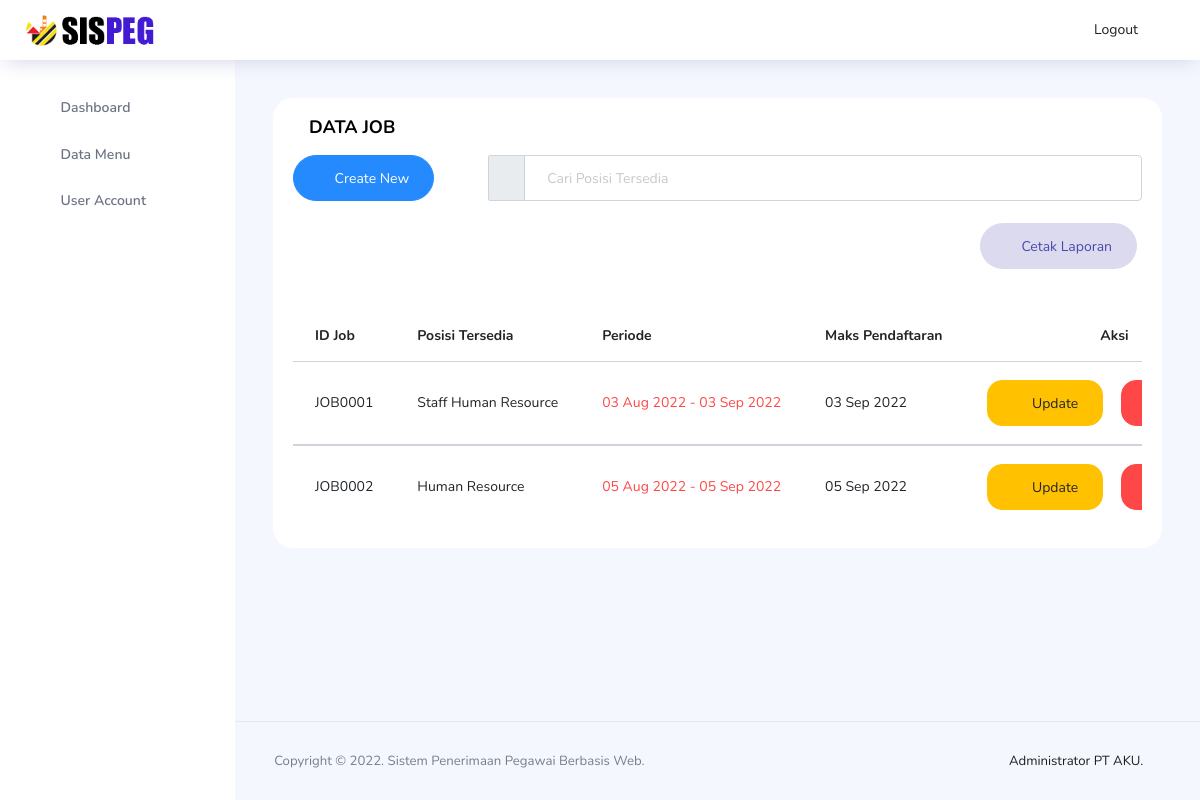
Screenshot of /backend-hrd/pages/hal-job/job.php (signed in) with the database file from the repository.
### tables this page shows
CREATE TABLE `job` (
  `idjob` varchar(50) NOT NULL,
  `jobname` varchar(30) NOT NULL,
  `jobqualification` text NOT NULL,
  `jobdesc` text NOT NULL,
  `jobstart` date NOT NULL,
  `jobend` date NOT NULL,
  `registerend` date NOT NULL,
  `jobadded` timestamp NOT NULL DEFAULT current_timestamp(),
  `jobloc` text NOT NULL,
  `workingtype` varchar(25) NOT NULL
);

### backend-hrd/pages/hal-job/job.php (the view, shortened to what this page needs)
<?php
include "../../../koneksi.php";
?>
<!DOCTYPE html>
<html lang="en">
<head>
  <link rel="stylesheet" href="../../vendors/feather/feather.css">
  <link rel="stylesheet" href="../../vendors/ti-icons/css/themify-icons.css">
  <link rel="stylesheet" href="../../vendors/css/vendor.bundle.base.css">
  <link rel="stylesheet" href="../../vendors/mdi/css/materialdesignicons.min.css">
  <link rel="stylesheet" href="../../css/vertical-layout-light/style.css">
  <link rel='stylesheet' href='https://cdn.jsdelivr.net/npm/sweetalert2@7.12.15/dist/sweetalert2.min.css'>
</head>
<body>
</head>
<body>
  <div class="container-scroller">
    <nav class="navbar col-lg-12 col-12 p-0 fixed-top d-flex flex-row">
      <div class="text-center navbar-brand-wrapper d-flex align-items-center justify-content-center">
        <a class="navbar-brand brand-logo mr-5" href="../../index.php"><img src="../../images/logo aku-nobg-tex.png" class="mr-2" alt="logo"/></a>
      </div>
      <div class="navbar-menu-wrapper d-flex align-items-center justify-content-end">
        <button class="navbar-toggler navbar-toggler align-self-center" type="button" data-toggle="minimize">
          <span class="icon-menu"></span>
        </button>
        <ul class="navbar-nav navbar-nav-right">
          <li class="nav-item nav-profile dropdown">
            <a href="../../../logout.php" class="dropdown-item" onclick="return confirm('Yakin ingin logout?')">
                <i class="ti-power-off text-primary"></i>Logout
            </a>
          </li>
        </ul>
      </div>
    </nav>
    <div class="container-fluid page-body-wrapper">
      <nav class="sidebar sidebar-offcanvas" id="sidebar" >
        <ul class="nav">
          <li class="nav-item">
            <a class="nav-link" href="../../index.php">
              <i class="icon-grid menu-icon"></i>
              <span class="menu-title">Dashboard</span>
            </a>
          </li>
          <li class="nav-item">
            <a class="nav-link" data-toggle="collapse" href="#form-elements" aria-expanded="false" aria-controls="form-elements">
              <i class="icon-layout menu-icon"></i>
              <span class="menu-title">Data Menu</span>
              <i class="menu-arrow"></i>
            </a>
          </li>
          <li class="nav-item">
            <a class="nav-link" href="../hal-user/admin.php">
              <i class="icon-head menu-icon"></i>
              <span class="menu-title">User Account</span>
            </a>
          </li>
        </ul>
      </nav>
      <div class="main-panel">
        <div class="content-wrapper">
          <div class="row-cols">
            <div class="col-xl-13 grid-margin stretch-card">
              <div class="card">
                <div class="card-body">
                  <h4 class="card-title nav-item" id="teksDouble">DATA JOB</h4>
                  <a class="btn btn-info btn-rounded btn-fw float-left" href="tambah_job.php"><i class="mdi mdi-library-plus btn-icon-prepend">
                  </i> Create New </a>
        <form action="job.php" method="GET">
        <ul class="navbar-nav">
            <li class="nav-item nav-search">
            <div class="input-group">
              <div class="input-group-prepend" id="navbar-search-icon">
                <span class="input-group-text" id="search">
                  <i class="icon-search"></i>
                </span>
              </div>
              <input type="text" class="form-control" placeholder="Cari Posisi Tersedia" name="pencarian">
            </div>
            </li>
        </ul>
        </form>
                  <div class="table-responsive">
                    <br>
                    <a style="margin-right:5px;"
                    class="btn btn-inverse-primary btn-rounded btn-fw float-right" href="cetak_job.php" target="_blank">
                    <i class="ti-printer btn-icon-prepend">
                    </i>Cetak Laporan</a>
                    <br><br><br><br>
                    <table class="table table-hover">
                    <thead>
                    <tr>
                        <th>ID Job</th>
                        <th>Posisi Tersedia</th>
                        <th>Periode</th>
                        <th>Maks Pendaftaran</th>
                        <th>&nbsp;&nbsp;&nbsp;&nbsp;&nbsp;&nbsp;&nbsp;&nbsp;&nbsp;&nbsp;&nbsp;&nbsp;&nbsp;&nbsp;&nbsp;
                            &nbsp;&nbsp;&nbsp;&nbsp;&nbsp;&nbsp;&nbsp;&nbsp;&nbsp;&nbsp;&nbsp;&nbsp;&nbsp;
                        Aksi</th>
                    </tr>
                    </thead>
                      <?php
                      $queryAdmin = "SELECT * FROM job";
                      if(isset($_GET['pencarian'])){
                          $cari = $_GET['pencarian'];
                          $cariData = mysqli_query($koneksi,"SELECT * FROM job WHERE jobname LIKE '%".$cari."%'");
                      }
                      else{
                          $cariData = mysqli_query($koneksi, $queryAdmin);
                      }
                      while($data = mysqli_fetch_array($cariData)){
                        $idjob = $data['idjob'];
                        $namajob = $data['jobname'];
                        $mulai = date_format(date_create($data['jobstart']),"d M Y");
                        $selesai = date_format(date_create($data['jobend']),"d M Y");
                        $periode = $mulai." - ".$selesai;
                        $deadline = date_format(date_create($data['registerend']),"d M Y");
                      ?>
                      <tbody>
                        <tr>
                          <td><?php echo $idjob; ?></td>
                          <td><?php echo $namajob;?></td>
                          <td class="text-danger"><?php echo $periode;?></td>
                          <td><?php echo $deadline; ?></td>
                          <td align="left">
                            <a href="ubah_job.php?id=<?php echo $idjob; ?>" type="button" title="Ubah Data"
                              class="btn btn-warning btn-icon-text"><i class="mdi mdi-border-color btn-icon-prepend"></i>Update
                            </a> &nbsp;&nbsp;&nbsp;
                            <a href="hapus_job.php?id=<?php echo $idjob; ?>" type="button" title="Hapus Data" class="btn btn-danger btn-icon-text" onclick="return confirm('Delete data ini?')"><i class="mdi mdi-delete-forever btn-icon-prepend"></i>Delete
                            </a>
                          </td>
                        </tr>
                      </tbody>
                      <?php
                            }
                      ?>
                    </table>
                  </div>
                </div>
              </div>
            </div>
          </div>
        </div>
        <footer class="footer">
          <div class="d-sm-flex justify-content-center justify-content-sm-between">
            <span class="text-muted text-center text-sm-left d-block d-sm-inline-block">Copyright © 2022. Sistem Penerimaan Pegawai Berbasis Web.</span>
            <span class="float-none float-sm-right d-block mt-1 mt-sm-0 text-center">Administrator PT AKU. <i class="ti-flag text-danger ml-1"></i></span>
          </div>
        </footer>
      </div>
    </div>
  </div>
</body>
</html>

### backend-hrd/pages/hal-job/job.php (style rules this page uses)
#teksDouble { margin-left:1rem; }

### rows the page displays
job: idjob "JOB0001", jobname "Staff Human Resource", periode "03 Aug 2022 - 03 Sep 2022", registerend "03 Sep 2022"
job: idjob "JOB0002", jobname "Human Resource", periode "05 Aug 2022 - 05 Sep 2022", registerend "05 Sep 2022"
